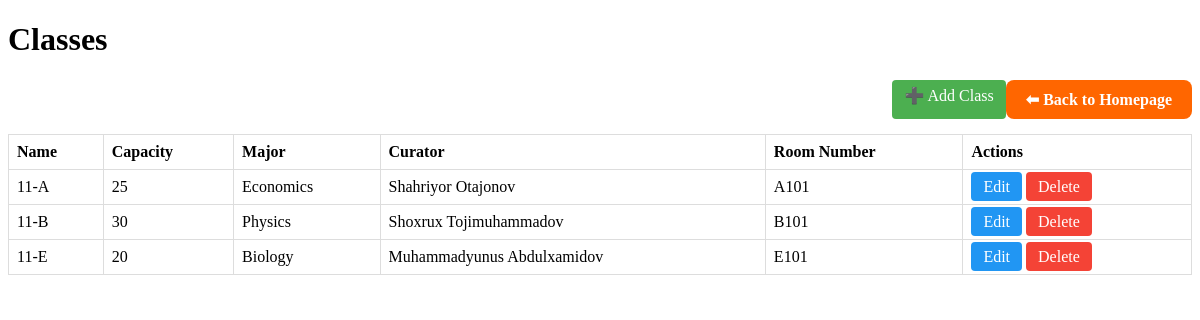
/lessons/classes/, run on the app's committed database.
### apps/lessons/models.py (models this page shows, shortened)
class Class(BaseModel) :
    name = models.CharField(max_length=200)
    capacity = models.PositiveSmallIntegerField(default=30)
    major = models.ForeignKey(Subject, models.SET_NULL, null=True, blank=True)
    curator = models.ForeignKey(Teacher, models.PROTECT, null=True)
    room_number = models.CharField(max_length=200, null=True)

class Subject(BaseModel) :
    name = models.CharField(max_length=200)

class Teacher(BaseModel) :
    first_name = models.CharField(max_length=200)
    last_name = models.CharField(max_length=200)
    email = models.EmailField(max_length=200)
    phone_number = models.CharField(max_length=20)
    pfp = models.ImageField(upload_to='students/pfps')
    subject = models.ManyToManyField(Subject)

### apps/lessons/views/Class/ClassList/views.py (the view)
# urls.py: path('classes/', class_list_view, name='class_list'),
def class_list_view(request) :
    classes = Class.objects.all()
    return render(request, 'class/class_list.html', {'classes': classes})

### templates/class/class_list.html (shortened to what this page needs)
<!DOCTYPE html>
<html lang="en">
  <head>
  </head>
  <body>
    <h1>Classes</h1>
    <div class="top-actions">
      <a href="{% url 'class_create' %}" class="btn btn-create">➕ Add Class</a>
      <a href="{% url 'home' %}" class="btn btn-back mb-3">⬅ Back to Homepage</a>
    </div>
    <table>
      <thead>
        <tr>
          <th>Name</th>
          <th>Capacity</th>
          <th>Major</th>
          <th>Curator</th>
          <th>Room Number</th>
          <th>Actions</th>
        </tr>
      </thead>
      <tbody>
        {% for class in classes %}
          <tr>
            <td>{{ class.name }}</td>
            <td>{{ class.capacity }}</td>
            <td>{% if class.major %}{{ class.major.name }}{% else %}-{% endif %}</td>
            <td>{{ class.curator.first_name }} {{ class.curator.last_name }}</td>
            <td>{{ class.room_number }}</td>
            <td>
              <a href="{% url 'class_update' class.pk %}" class="btn btn-edit">Edit</a>
              <a href="{% url 'class_delete' class.pk %}" class="btn btn-delete">Delete</a>
            </td>
          </tr>
        {% empty %}
          <tr>
            <td colspan="6">No classes found</td>
          </tr>
        {% endfor %}
      </tbody>
    </table>
  </body>
</html>

### templates/class/class_list.html (style rules this page uses)
table { width: 100%; border-collapse: collapse; margin-top: 15px; }
table, th, td { border: 1px solid #ddd; }
th, td { padding: 8px; text-align: left; }
.top-actions { display: flex; justify-content: flex-end; margin-bottom: 10px; }
.btn { padding: 6px 12px; border: none; color: white; border-radius: 4px; text-decoration: none; cursor: pointer; }
.btn-create { background-color: #4CAF50; }
.btn-edit { background-color: #2196F3; }
.btn-delete { background-color: #f44336; }
.btn-back { background-color: #ff6600; color: white !important; font-weight: bold; border-radius: 8px; padding: 10px 20px; text-decoration: none; display: inline-block; }

### data on the page
Class: name "11-A", capacity "25", major.name "Economics", curator.first_name "Shahriyor", curator.last_name "Otajonov", room_number "A101"
Class: name "11-B", capacity "30", major.name "Physics", curator.first_name "Shoxrux", curator.last_name "Tojimuhammadov", room_number "B101"
Class: name "11-E", capacity "20", major.name "Biology", curator.first_name "Muhammadyunus", curator.last_name "Abdulxamidov", room_number "E101"
